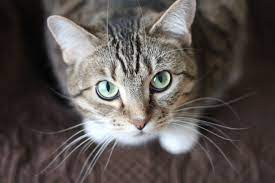
#> input picture h3/cat.jpg, 275 x 183 px
$ jupyter execute main.ipynb
#> lines starting #> are read from the running program, lines starting #| are printed output that depends on the picture
[cell 1]
import cv2
import matplotlib.pyplot as plt
import numpy as np

[cell 2]
img_cat = cv2.imread("cat.jpg")
#> img_cat is the input picture: shape (183, 275, 3); mean B, G, R 79.6, 82, 89.2
img_cat = cv2.cvtColor(img_cat,cv2.COLOR_BGR2RGB)

img_dog = cv2.imread("dog.jpg")
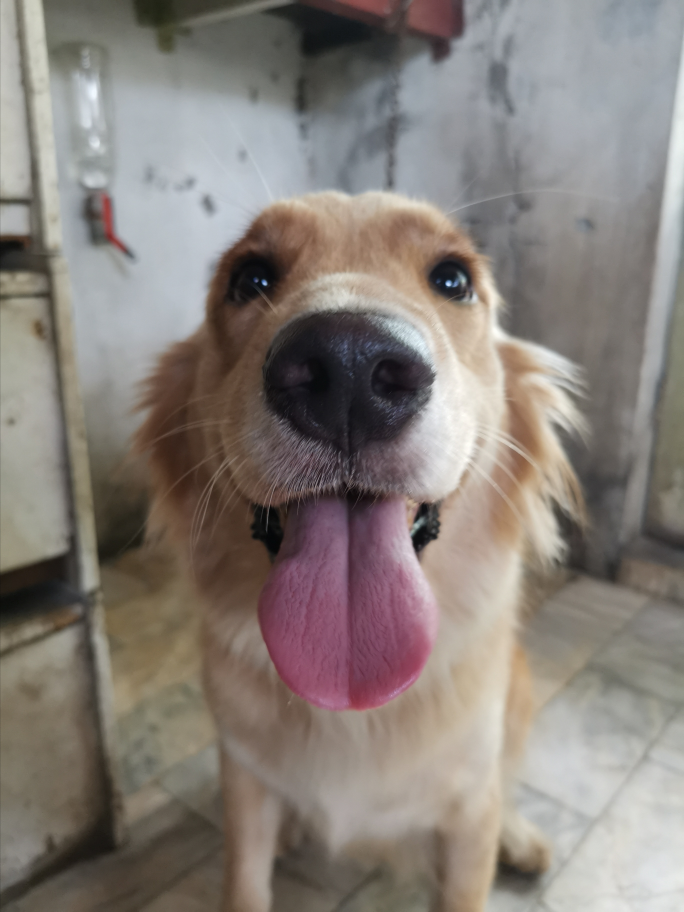
#> input picture h3/dog.jpg, 2736 x 3647 px (shown at 1/4 size)
#> img_dog is the input picture: shape (3647, 2736, 3); mean B, G, R 121.2, 126.9, 134.8
img_dog  = cv2.cvtColor(img_dog,cv2.COLOR_BGR2RGB)

[cell 3]
plt.imshow(img_cat)
plt.axis("off")
plt.show()

[cell 4]
plt.imshow(img_dog)
plt.axis("off")
plt.show()

[cell 5]
cv2.imwrite("cat_2.jpg",cv2.cvtColor(img_cat,cv2.COLOR_BGR2GRAY))
cv2.imwrite("dog_2.jpg",cv2.cvtColor(img_dog,cv2.COLOR_BGR2GRAY))
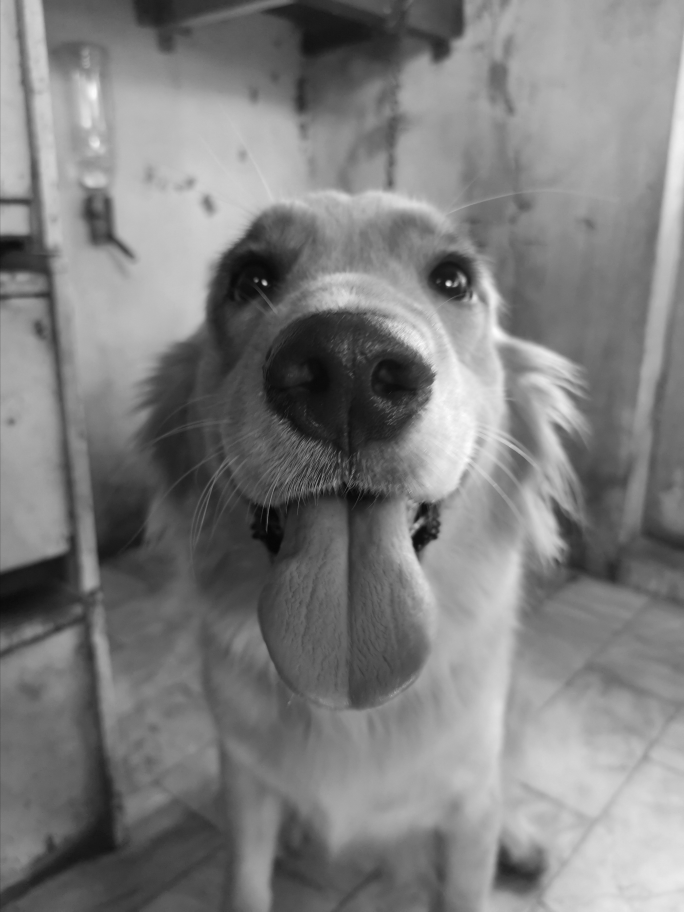
#> saved as dog_2.jpg: shape (3647, 2736) (shown at 1/4 size); min 1, max 253, mean 126.1
#> Out = True

[cell 6]
print("Image Scale:",img_cat.shape)
#| Image Scale: (183, 275, 3)

[cell 7]
print("Image Scale:",img_dog.shape)
#| Image Scale: (3647, 2736, 3)

[cell 8]
x=30
y=45
print(f"Pixel({x},{y}) value:",img_cat[x,y])
#| Pixel(30,45) value: [68 63 69]

[cell 9]
x=30
y=45
print(f"Pixel({x},{y}) value:",img_dog[x,y])
#| Pixel(30,45) value: [176 176 168]

[cell 10]
red_channel = img_cat[:, :, 0]

plt.imshow(red_channel, cmap="gray")
plt.title("R Channel")
plt.show()

[cell 11]
red_channel = img_dog[:, :, 0]
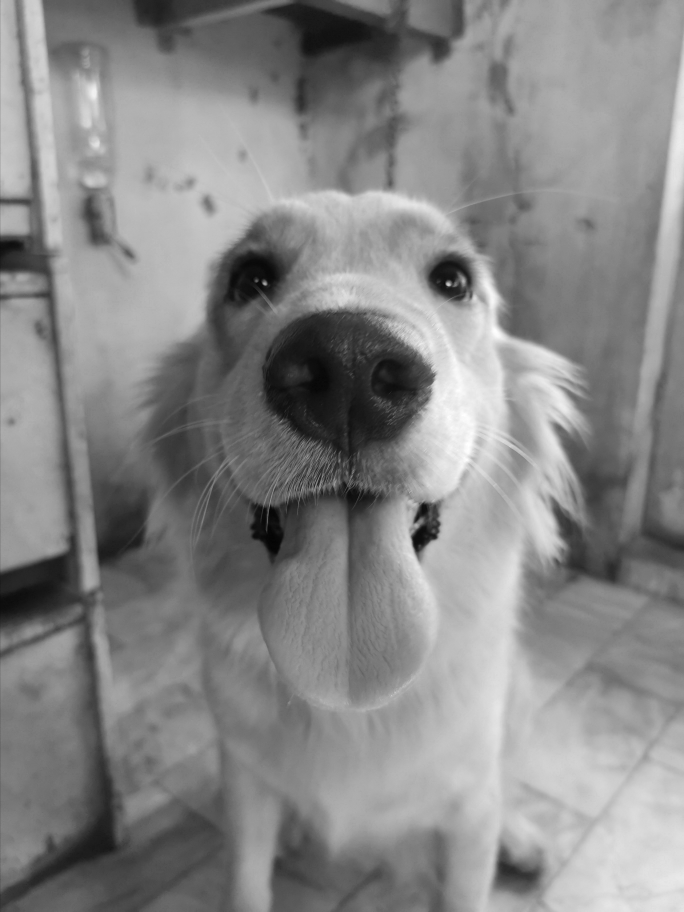
#> red_channel: shape (3647, 2736) (shown at 1/4 size); min 1, max 255, mean 134.8

plt.imshow(red_channel, cmap="gray")
plt.title("R Channel")
plt.show()

[cell 12]
b,g,r = cv2.split(img_cat)

fig,axes = plt.subplots(1,3,figsize=(12,4))

axes[0].imshow(r, cmap='Reds')
axes[0].set_title("Red Channel")
axes[1].imshow(g, cmap='Greens')
axes[1].set_title("Green Channel")
axes[2].imshow(b, cmap='Blues')
axes[2].set_title("Blue Channel")

for ax in axes:
    ax.axis("off")

plt.show()

[cell 13]
b,g,r = cv2.split(img_dog)
#> g: shape (3647, 2736)
#> r: shape (3647, 2736)

fig,axes = plt.subplots(1,3,figsize=(12,4))

axes[0].imshow(r, cmap='Reds')
axes[0].set_title("Red Channel")
axes[1].imshow(g, cmap='Greens')
axes[1].set_title("Green Channel")
axes[2].imshow(b, cmap='Blues')
axes[2].set_title("Blue Channel")

for ax in axes:
    ax.axis("off")

plt.show()

[cell 14]
def arithmetic_operations(img, title):
#> called with title = 'Dog'
    added = cv2.add(img, img)
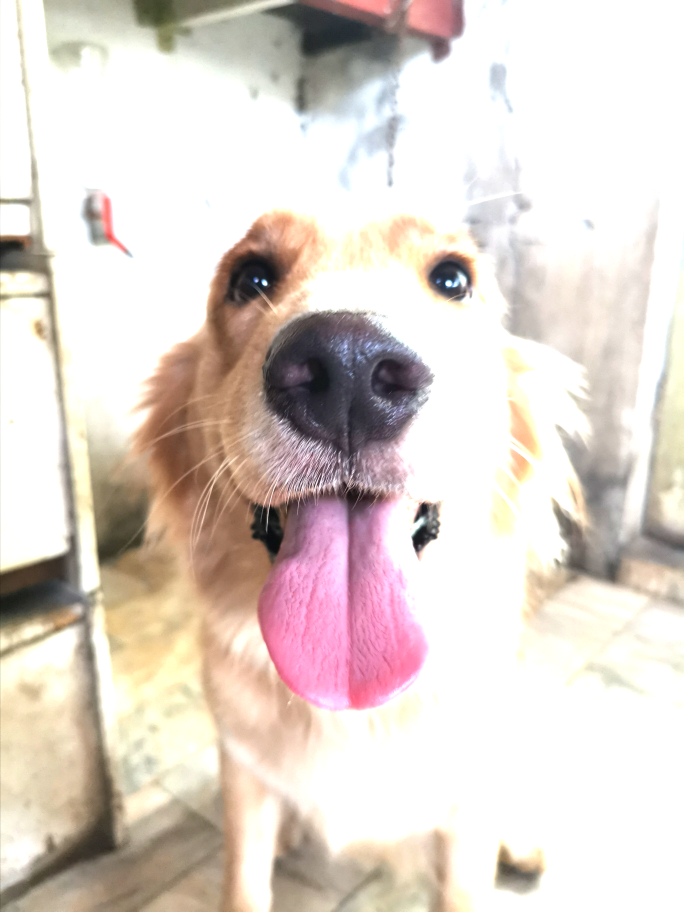
#> added: shape (3647, 2736, 3) (shown at 1/4 size); mean R, G, B 222.8, 211.7, 204.5
    subtracted = cv2.subtract(img, img)
#> subtracted: shape (3647, 2736, 3); every value is 0
    multiplied = cv2.multiply(img, img)
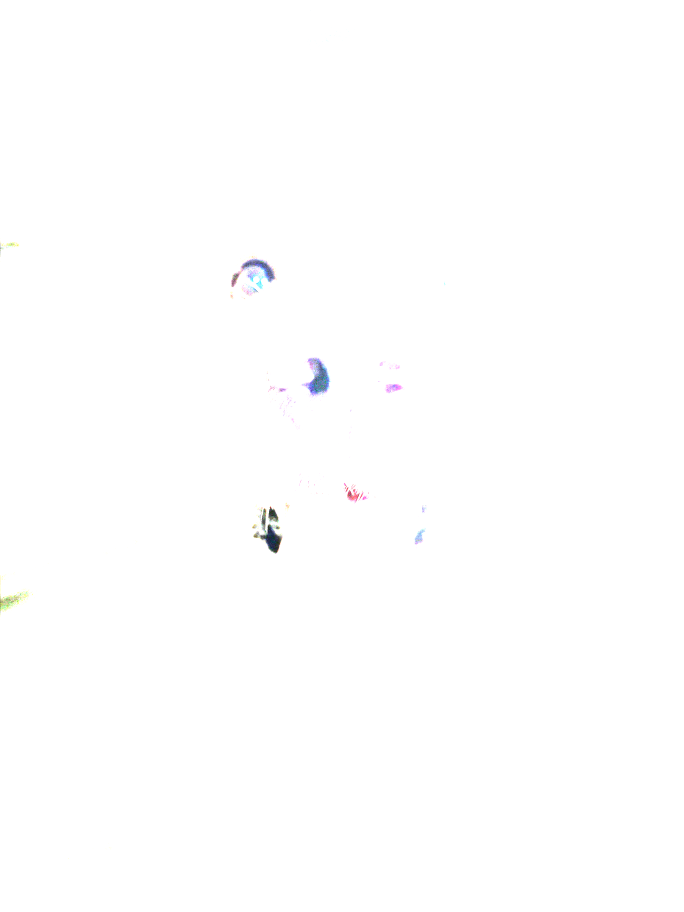
#> multiplied: shape (3647, 2736, 3) (shown at 1/4 size); mean R, G, B 254.6, 254.6, 254.7
    divided = cv2.divide(img,img)

    plt.figure(figsize=(10, 8))

    plt.subplot(221), plt.imshow(cv2.cvtColor(added, cv2.COLOR_BGR2RGB)), plt.title(f'{title} - Addition')
    plt.axis("off")
    plt.subplot(222), plt.imshow(cv2.cvtColor(subtracted, cv2.COLOR_BGR2RGB)), plt.title(f'{title} - Subtraction')
    plt.axis("off")
    plt.subplot(223), plt.imshow(cv2.cvtColor(multiplied, cv2.COLOR_BGR2RGB)), plt.title(f'{title} - Multiplication')
    plt.axis("off")
    plt.subplot(224), plt.imshow(cv2.cvtColor(divided, cv2.COLOR_BGR2RGB)), plt.title(f'{title} - Division')
    plt.axis("off")

    plt.show()
#> figure, not shown here; B, G, R data is drawn as R, G, B

[cell 15]
arithmetic_operations(img_dog, "Dog")

[cell 16]
arithmetic_operations(img_cat, "Cat")
#> call 2 of arithmetic_operations, with title = 'Cat'
#> in arithmetic_operations (call 2), `added = cv2.add(img, img)`:
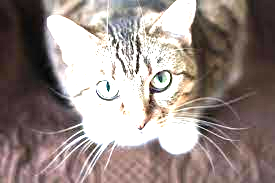
#> added: shape (183, 275, 3); mean R, G, B 152.5, 139.2, 135.2
#> in arithmetic_operations (call 2), `subtracted = cv2.subtract(img, img)`: subtracted: shape (183, 275, 3); every value is 0
#> in arithmetic_operations (call 2), `divided = cv2.divide(img,img)`:
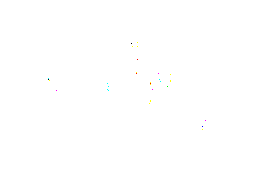
#> divided: shape (183, 275, 3); mean R, G, B 1, 1, 1; drawn with 1 as white
#> in arithmetic_operations (call 2), `plt.show()`:
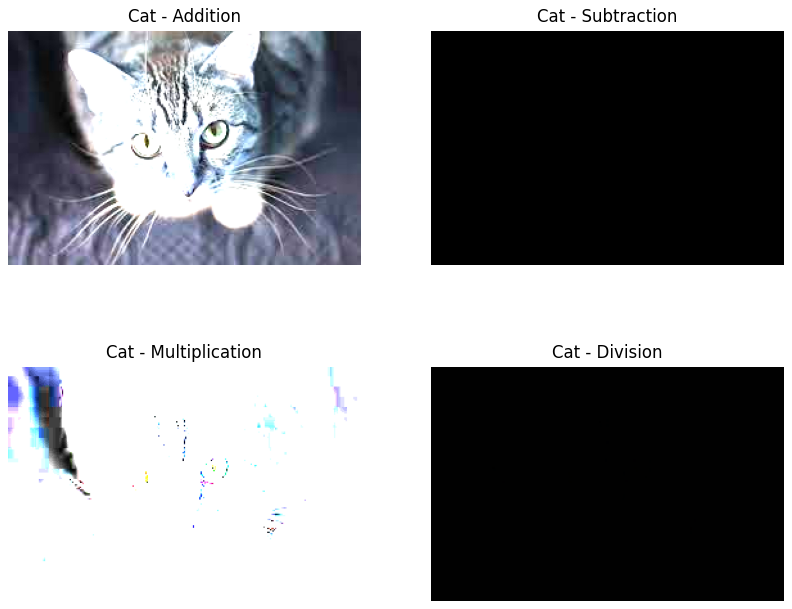
#> figure drawn by matplotlib, 4 panels; B, G, R data is drawn as R, G, B

[cell 17]
gray_img_cat = cv2.imread("cat.jpg", cv2.IMREAD_GRAYSCALE)
#> gray_img_cat: shape (183, 275); min 0, max 255, mean 83.9

hist = cv2.calcHist([gray_img_cat], [0], None, [256], [0, 256])
#> hist = 256 values, max 826 at index 21, min 5 at index 1, mean 196.6

plt.plot(hist, color="black")
plt.title("cat.png Grayscale Histogram")
plt.xlabel("Pixel Value")
plt.ylabel("Frequency")
plt.show()
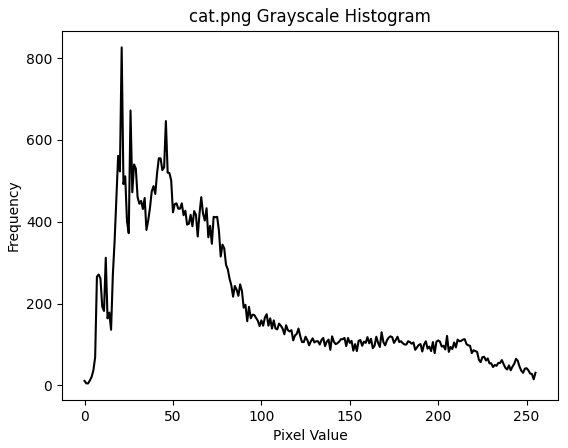
#> figure drawn by matplotlib, 1 panel; curve peaks at x = 21, y = 826

[cell 18]
gray_img_dog = cv2.imread("dog.jpg", cv2.IMREAD_GRAYSCALE)
#> gray_img_dog: shape (3647, 2736); min 2, max 255, mean 128.6

hist = cv2.calcHist([gray_img_dog], [0], None, [256], [0, 256])
#> hist = 256 values, max 95998 at index 166, min 0 at index 0, mean 38977.3

plt.plot(hist, color="black")
plt.title("dog.png Grayscale Histogram")
plt.xlabel("Pixel Value")
plt.ylabel("Frequency")
plt.show()
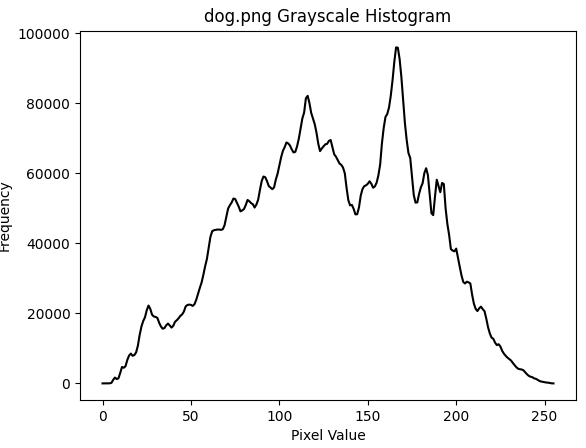
#> figure drawn by matplotlib, 1 panel; curve peaks at x = 166, y = 95998
